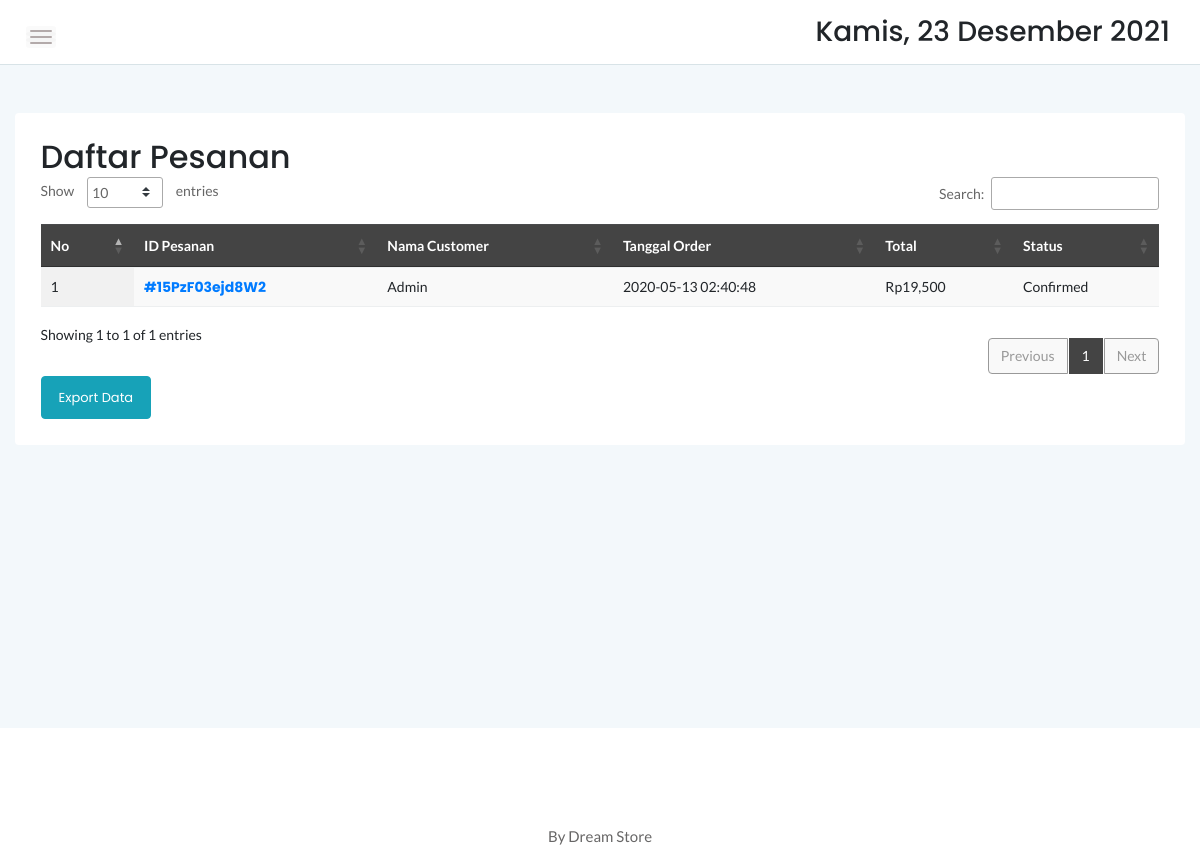
The app's page /admin/manageorder.php, older data.
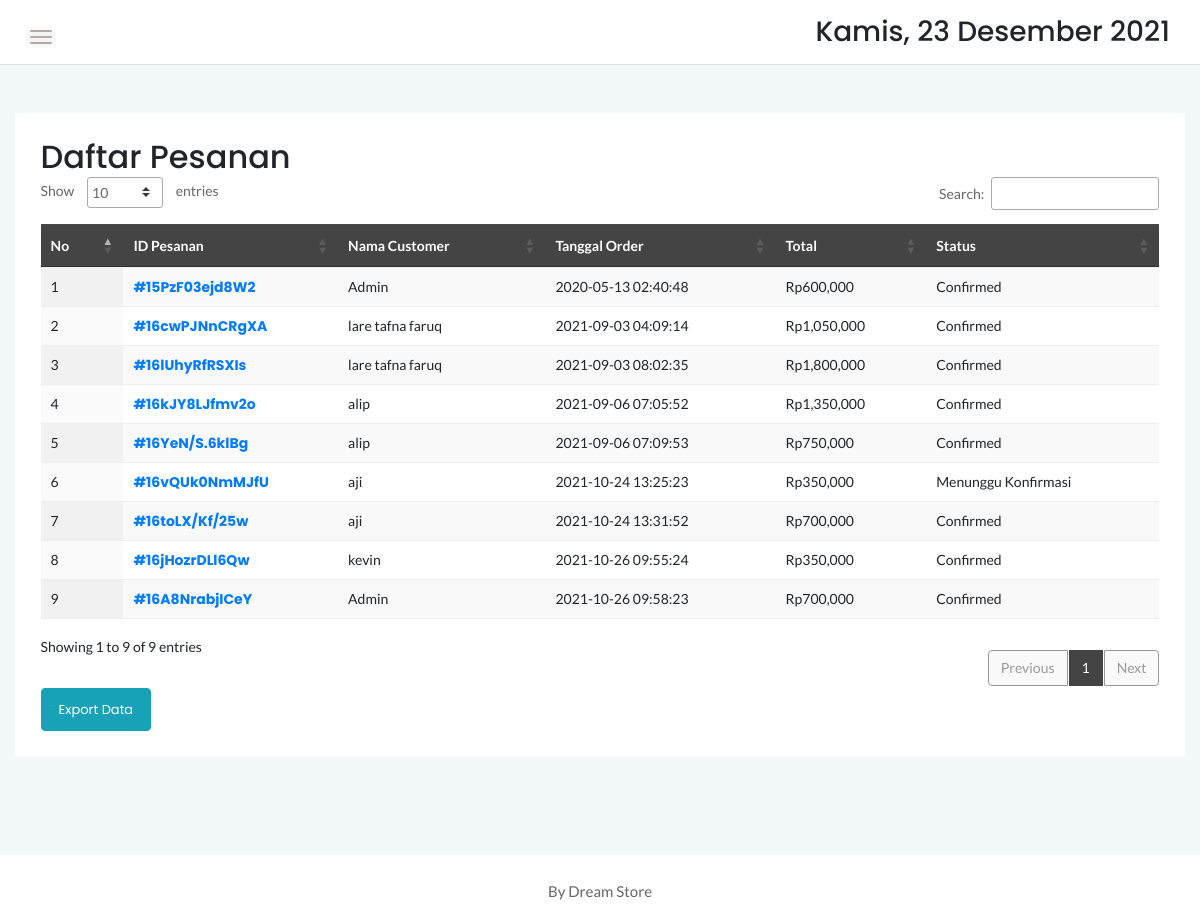
The same page, newer data.
### tables this page shows
CREATE TABLE `cart` (
  `idcart` int(11) NOT NULL,
  `orderid` varchar(100) NOT NULL,
  `userid` int(11) NOT NULL,
  `tglorder` timestamp NOT NULL DEFAULT current_timestamp(),
  `status` varchar(10) NOT NULL DEFAULT 'Cart'
);

### admin/manageorder.php (the view, shortened to what the changed rows need)
<?php
	include '../dbconnect.php';
	?>
<!doctype html>
<html class="no-js" lang="en">
<head>
    <link rel="stylesheet" href="assets/css/bootstrap.min.css">
    <link rel="stylesheet" href="assets/css/font-awesome.min.css">
    <link rel="stylesheet" href="assets/css/themify-icons.css">
    <link rel="stylesheet" href="assets/css/metisMenu.css">
    <link rel="stylesheet" href="assets/css/owl.carousel.min.css">
    <link rel="stylesheet" href="assets/css/slicknav.min.css">
    <link rel="stylesheet" href="https://www.amcharts.com/lib/3/plugins/export/export.css" type="text/css" media="all" />
	<link rel="stylesheet" type="text/css" href="https://cdn.datatables.net/1.10.20/css/jquery.dataTables.min.css">
    <link rel="stylesheet" type="text/css" href="https://cdn.datatables.net/1.10.20/css/jquery.dataTables.css">
    <link rel="stylesheet" type="text/css" href="https://cdn.datatables.net/1.10.20/css/dataTables.bootstrap4.min.css">
    <link rel="stylesheet" type="text/css" href="https://cdn.datatables.net/responsive/2.2.3/css/responsive.bootstrap.min.css">
    <link rel="stylesheet" type="text/css" href="https://cdn.datatables.net/responsive/2.2.3/css/responsive.jqueryui.min.css">
	<link rel="stylesheet" type="text/css" href="https://cdn.datatables.net/buttons/1.5.2/css/buttons.dataTables.min.css">
    <link rel="stylesheet" href="assets/css/typography.css">
    <link rel="stylesheet" href="assets/css/default-css.css">
    <link rel="stylesheet" href="assets/css/styles.css">
    <link rel="stylesheet" href="assets/css/responsive.css">
</head>
<body>
    <div class="page-container">
        <div class="main-content">
            <div class="main-content-inner">
                <div class="row mt-5 mb-5">
                    <div class="col-12">
                        <div class="card">
                            <div class="card-body">
                                <div class="d-sm-flex justify-content-between align-items-center">
									<h2>Daftar Pesanan</h2>
								</div>
                                    <div class="data-tables datatable-dark">
										 <table id="dataTable3" class="display" style="width:100%"><thead class="thead-dark">
											<tr>
												<th>No</th>
												<th>ID Pesanan</th>
												<th>Nama Customer</th>
												<th>Tanggal Order</th>
												<th>Total</th>
												<th>Status</th>
											</tr></thead><tbody>
											<?php
											$brgs=mysqli_query($conn,"SELECT * from cart c, login l where c.userid=l.userid and status!='Cart' and status!='Selesai' order by idcart ASC");
											$no=1;
											while($p=mysqli_fetch_array($brgs)){
											$orderids = $p['orderid'];
												?>
												<tr>
													<td><?php echo $no++ ?></td>
													<td><strong><a href="order.php?orderid=<?php echo $p['orderid'] ?>">#<?php echo $p['orderid'] ?></a></strong></td>
													<td><?php echo $p['namalengkap'] ?></td>
													<td><?php echo $p['tglorder'] ?></td>
													<td>Rp<?php
												$result1 = mysqli_query($conn,"SELECT SUM(d.qty*p.hargaafter) AS count FROM detailorder d, produk p where orderid='$orderids' and p.idproduk=d.idproduk order by d.idproduk ASC");
												$cekrow = mysqli_num_rows($result1);
												$row1 = mysqli_fetch_assoc($result1);
												$count = $row1['count'];
												if($cekrow > 0){
													echo number_format($count);
													} else {
														echo 'No data';
													}?></td>
													<td><?php
													$orders = $p['orderid'];
													$cekkonfirmasipembayaran = mysqli_query($conn,"select * from konfirmasi where orderid='$orders'");
													$cekroww = mysqli_num_rows($cekkonfirmasipembayaran);
													if($cekroww > 0){
														echo 'Confirmed';
													} else {
														if($p['status']!='Pengiriman'){
															echo "Menunggu Konfirmasi";
														} else {
															echo "Pengiriman";
														};
													}
													?></td>
												</tr>
												<?php
											}
											?>
										</tbody>
										</table>
                                    </div>
									<a href="datapesanan.php" target="_blank" class="btn btn-info">Export Data</a>
                                </div>
                            </div>
                        </div>
                    </div>
                </div>
            </div>
        </div>
</body>
</html>

Row changes from the older to the newer data that the page shows:
computed for cart "15PzF03ejd8W2": count "19,500" → "600,000"
added cart: orderid "16cwPJNnCRgXA", userid.namalengkap "lare tafna faruq", tglorder "2021-09-03 04:09:14", count "1,050,000", shows "Confirmed"
added cart: orderid "16lUhyRfRSXIs", userid.namalengkap "lare tafna faruq", tglorder "2021-09-03 08:02:35", count "1,800,000", shows "Confirmed"
added cart: orderid "16kJY8LJfmv2o", userid.namalengkap "alip", tglorder "2021-09-06 07:05:52", count "1,350,000", shows "Confirmed"
added cart: orderid "16YeN/S.6klBg", userid.namalengkap "alip", tglorder "2021-09-06 07:09:53", count "750,000", shows "Confirmed"
added cart: orderid "16vQUk0NmMJfU", userid.namalengkap "aji", tglorder "2021-10-24 13:25:23", count "350,000", status "Menunggu Konfirmasi"
added cart: orderid "16toLX/Kf/25w", userid.namalengkap "aji", tglorder "2021-10-24 13:31:52", count "700,000", shows "Confirmed"
added cart: orderid "16jHozrDLl6Qw", userid.namalengkap "kevin", tglorder "2021-10-26 09:55:24", count "350,000", shows "Confirmed"
added cart: orderid "16A8NrabjICeY", userid.namalengkap "Admin", tglorder "2021-10-26 09:58:23", count "700,000", shows "Confirmed"
Text that changed along with them:
text written by a page script: "Show entries Search: Showing 1 to 1 of 1 entries Previous 1 Next" → "Show entries Search: Showing 1 to 9 of 9 entries Previous 1 Next"
